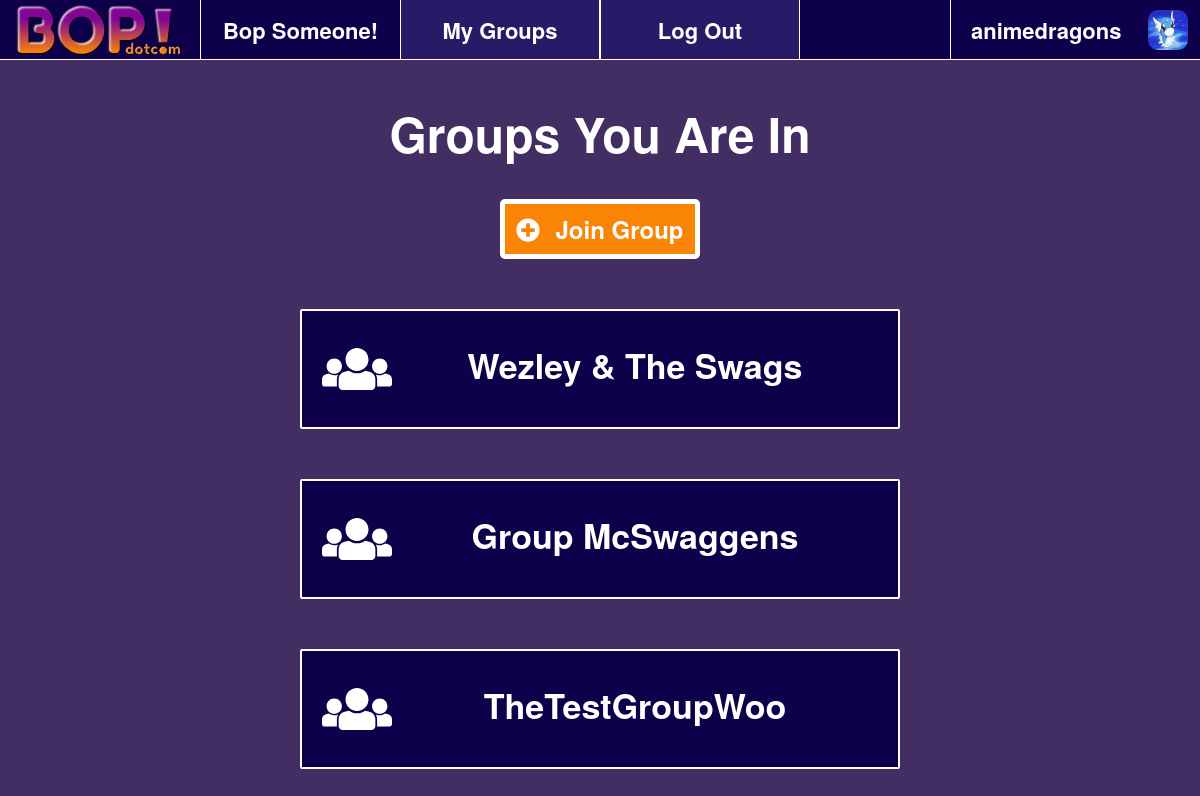
Page /groups (signed in) on the earlier database version.
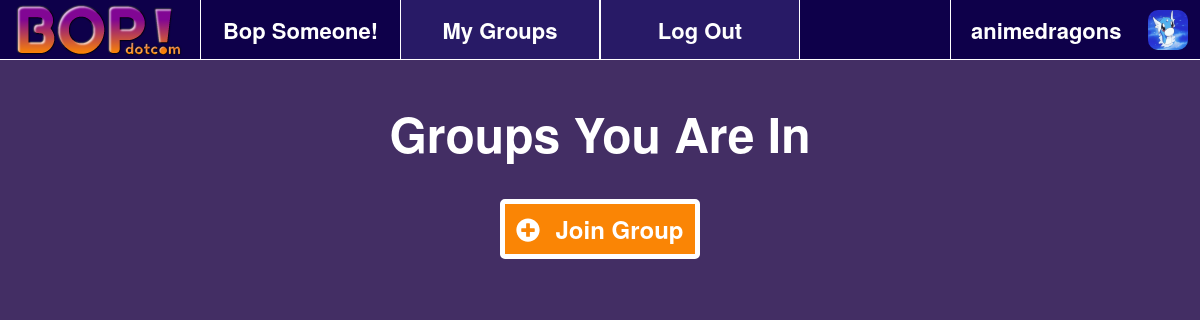
Same page on the later database version.
### bopapp/models.py (models this page shows)
class In_Group(models.Model):
	user = models.ForeignKey(Profile, on_delete=models.CASCADE, null=False)
	group = models.ForeignKey(Group, on_delete=models.CASCADE, null=False)
	joined = models.DateTimeField(auto_now_add=True)

class Group(models.Model):
	groupName = models.CharField('name', max_length=512, blank=True)
	dateCreated = models.DateTimeField(auto_now_add=True)

### bopapp/views.py (the view)
# urls.py: path('groups', views.groups, name='groups'),
def groups(request):
	if(request.user.is_authenticated):
		user = request.user
		groups = In_Group.objects.filter(user_id = Profile.objects.filter(user=user)[0].id)
		groups_joined = In_Group.objects.filter(user_id = Profile.objects.filter(user=user)[0].id).values_list("group")
		groups_not_joined = In_Group.objects.exclude(user_id = Profile.objects.filter(user=user)[0].id).exclude(group__in = groups_joined).values_list("group", flat = True).distinct()
		groups_not_joined_list = Group.objects.filter(id__in = groups_not_joined)
		return render(request, 'groupspage.html', {
			'current_page': 'group',
			'name': 'Bop!',
			'groups': groups,
			'groups_not_joined' : groups_not_joined_list,
			'user': user
		})
	else:
		return redirect('login_user')

### bopapp/templates/groupspage.html (shortened to what this page needs)
{% extends 'index.html' %}
{% load static %}
{% block content %}
<div class='userpage' style="color: white; width: 100%; height: content-fit; min-height: 100%; text-align: center; overflow-y: auto;">
	<div style="font-size: 48px; font-weight: bolder; margin: auto;">Groups You Are In</div>
	<div id="joingroup" class="bop-btn" style="margin-top:30px; width: 200px">
		<i class="fas fa-plus-circle" style="margin-right: 15px"></i>Join Group
	</div>
	{% for group in groups %}
	<a href="{% url 'group_info' group.group.id %}" style="color: white; text-decoration: none;">
		<div class="bop friend" style="text-align: center">
			<div style = "margin-top: 20px">
				<div style="font-weight: bolder; display: inline-block; font-size: 34px;">{{group.group.groupName}}</div><i class="fas fa-users fa-4x" style="float:left; display: inline-block;"></i>
			</div>
		</div>
	</a>
	{% endfor %}
	<div style="height:150px;"></div>
</div>
{% endblock %}

Differences in the rows shown:
removed In_Group: group.groupName "Wezley & The Swags"
removed In_Group: group.groupName "Group McSwaggens"
removed In_Group: group.groupName "TheTestGroupWoo"
